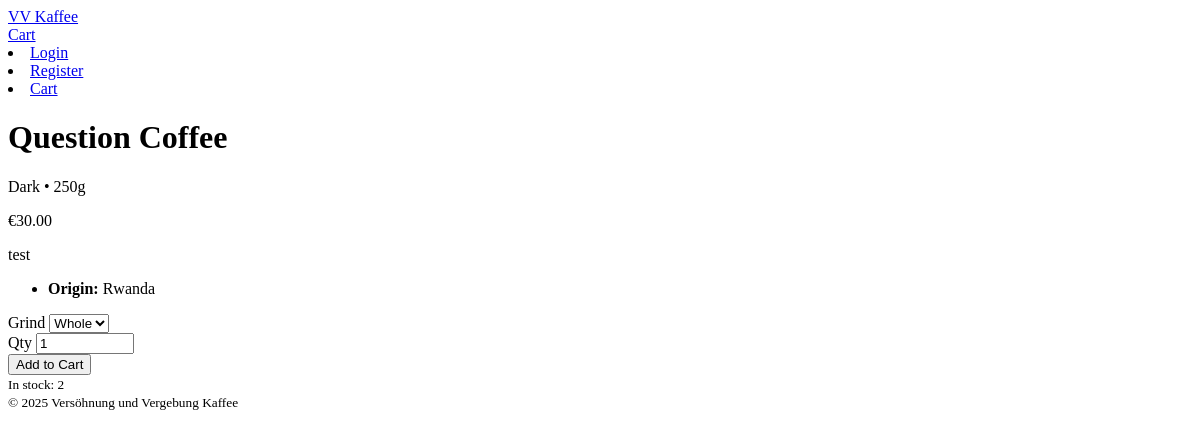
Before: /shop/question-coffee/ with the older database file.
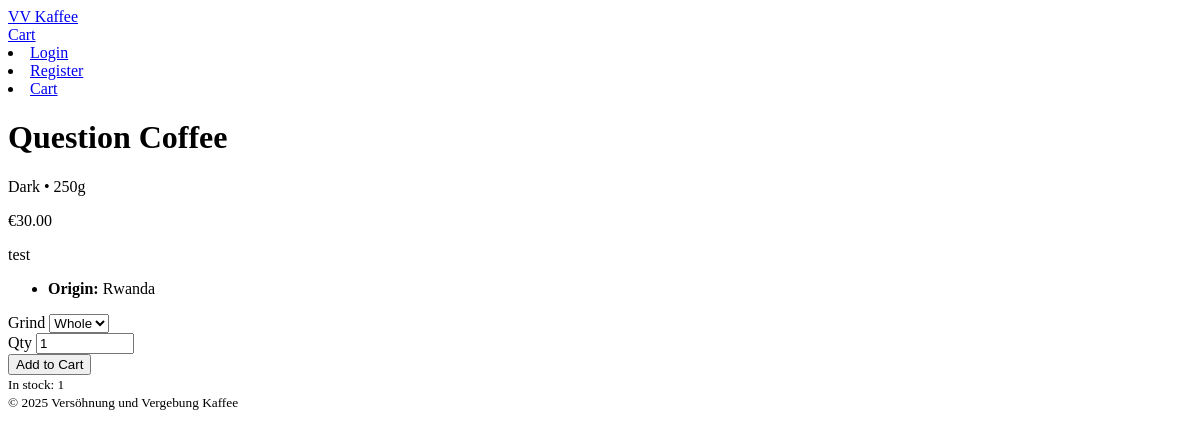
After: the same page with the newer database file.
### products/models.py (models this page shows, shortened)
class Product(models.Model):
    ROAST_CHOICES = [
        ("light", "Light Roast"),
        ("medium", "Medium Roast"),
        ("dark", "Dark Roast"),
    ]
    GRIND_CHOICES = [
        ("whole", "Whole Beans"),
        ("espresso", "Espresso Grind"),
        ("filter", "Filter Grind"),
        ("french_press", "French Press"),
    ]
    name = models.CharField(max_length=120)
    slug = models.SlugField(max_length=140, unique=True, blank=True)
    sku = models.CharField(max_length=30, unique=True)
    category = models.ForeignKey(Category, on_delete=models.SET_NULL, null=True, blank=True, related_name="products")
    origin = models.CharField(max_length=120, default="Rwanda")
    farm = models.CharField(max_length=120, blank=True)
    variety = models.CharField(max_length=120, blank=True)     # e.g., Bourbon, Jackson
    altitude_masl = models.PositiveIntegerField(null=True, blank=True)  # meters above sea level
    process = models.CharField(max_length=120, blank=True)      # e.g., Washed, Natural, Honey
    roast_type = models.CharField(max_length=20, choices=ROAST_CHOICES, default="medium")
    tasting_notes = models.CharField(max_length=200, blank=True)
    price = models.DecimalField(max_digits=8, decimal_places=2)  # EUR
    weight_grams = models.PositiveIntegerField(default=250)      # 250g, 500g, 1000g, etc.
    available_grinds = models.CharField(max_length=120, default="whole")  # comma list of GRIND_CHOICES keys
    stock = models.PositiveIntegerField(default=0)
    is_active = models.BooleanField(default=True)
    image = models.ImageField(upload_to="products/", blank=True, null=True)
    description = models.TextField(blank=True)
    created_at = models.DateTimeField(auto_now_add=True)
    updated_at = models.DateTimeField(auto_now=True)
    class Meta:
        ordering = ["name"]
        indexes = [
            models.Index(fields=["slug"]),
            models.Index(fields=["sku"]),
        ]

### products/views.py (the view)
# urls.py: path("<slug:slug>/", views.ProductDetailView.as_view(), name="detail"),
class ProductDetailView(DetailView):
    model = Product
    template_name = "products/product_detail.html"
    context_object_name = "product"
    def get_context_data(self, **kwargs):
        ctx = super().get_context_data(**kwargs)
        product = self.object
        raw = (product.available_grinds or "whole,espresso,filter,french_press")
        values = [g.strip() for g in raw.split(",") if g.strip()]
        choices = [(g, g.replace("_", " ").title()) for g in values]
        ctx["grind_choices"] = choices
        return ctx

### cart/context_processors.py (called while the page is built)
def cart_summary(request):
    cart = request.session.get(CART_SESSION_KEY, {})
    item_count = sum(int(item.get("quantity", 0)) for item in cart.values())
    subtotal = sum(
        Decimal(item["price"]) * int(item["quantity"]) for item in cart.values()
    ) if cart else Decimal("0.00")
    shipping = Decimal("0.00") if subtotal >= Decimal("39.00") else (Decimal("4.90") if subtotal > 0 else Decimal("0.00"))
    total = (subtotal + shipping).quantize(Decimal("0.01"))
    return {
        "cart_item_count": item_count,
        "cart_subtotal": subtotal.quantize(Decimal("0.01")),
        "cart_total": total,
    }

### products/templates/products/product_detail.html (shortened to what this page needs)
{% extends "base.html" %}
{% block content %}
  <div class="row g-4">
    <div class="col-md-6">
      <h1>{{ product.name }}</h1>
      <p class="text-muted mb-1">
        {{ product.roast_type|title }} • {{ product.weight_grams }}g
      </p>
      <p class="h4">€{{ product.price }}</p>
      <div class="mt-3">
        {% if product.description %}<p>{{ product.description }}</p>{% endif %}
        <ul class="small text-secondary">
          {% if product.origin %}<li><strong>Origin:</strong> {{ product.origin }}</li>{% endif %}
        </ul>
      </div>
      <div class="mt-4">
        <form action="{% url 'cart:add' slug=product.slug %}" method="post" class="row g-2 align-items-end">
          <div class="col-auto">
            <label class="form-label mb-1">Grind</label>
            <select name="grind" class="form-select">
              {% for value, label in grind_choices %}
                <option value="{{ value }}">{{ label }}</option>
              {% endfor %}
            </select>
          </div>
          <div class="col-auto">
            <label class="form-label mb-1">Qty</label>
            <input type="number" name="quantity" min="1" value="1" class="form-control" style="max-width:90px;">
          </div>
          <div class="col-auto">
            <button class="btn btn-primary btn-lg" {% if product.stock == 0 %}disabled{% endif %}>
              Add to Cart
            </button>
          </div>
        </form>
        <small class="text-secondary d-block mt-2">
          {% if product.stock > 0 %}
            In stock: {{ product.stock }}
          {% else %}
            Out of stock
          {% endif %}
        </small>
      </div>
    </div>
  </div>
{% endblock %}

Changed rows visible on the page:
changed Product "Question Coffee": stock "2" → "1"
